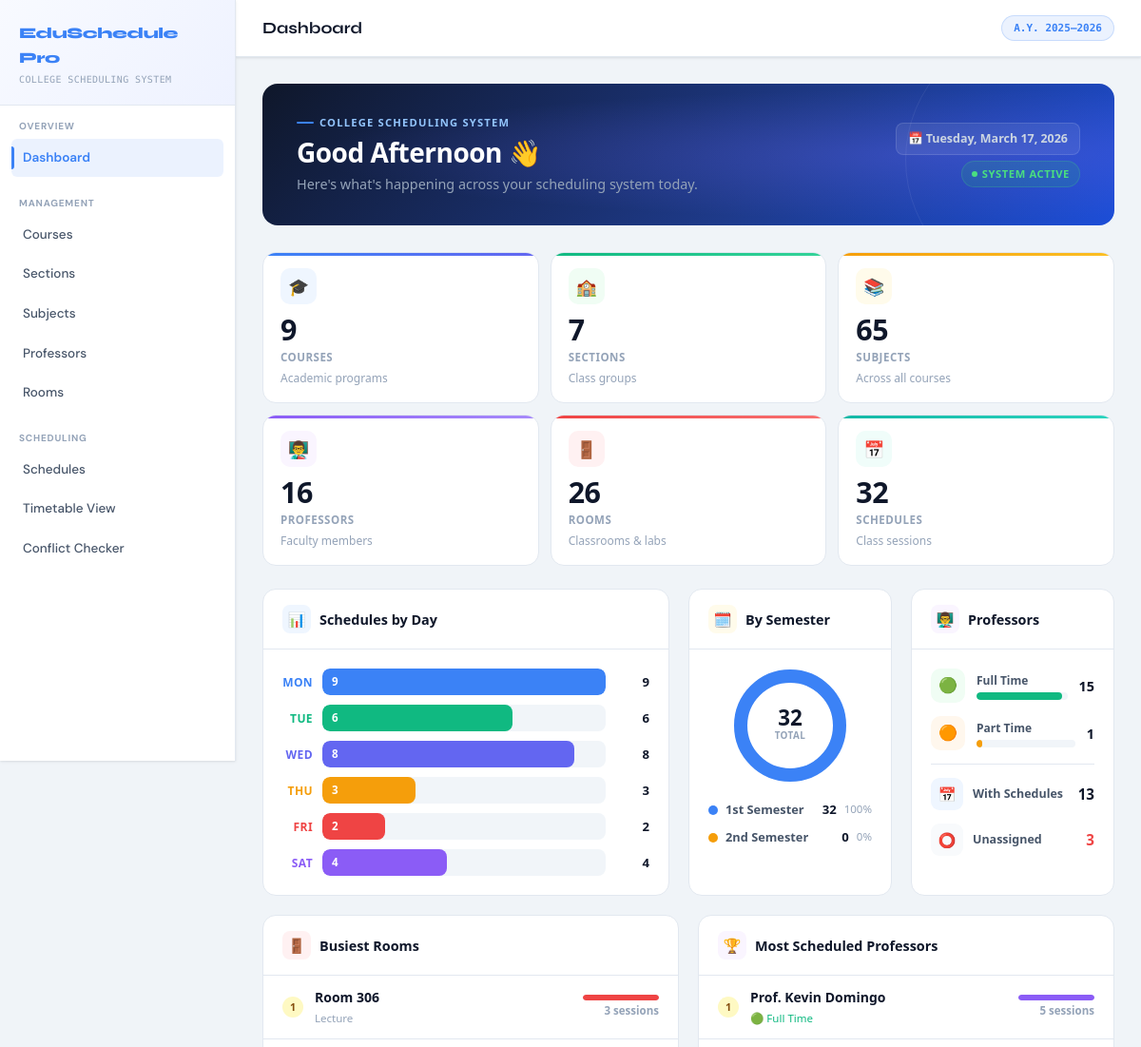
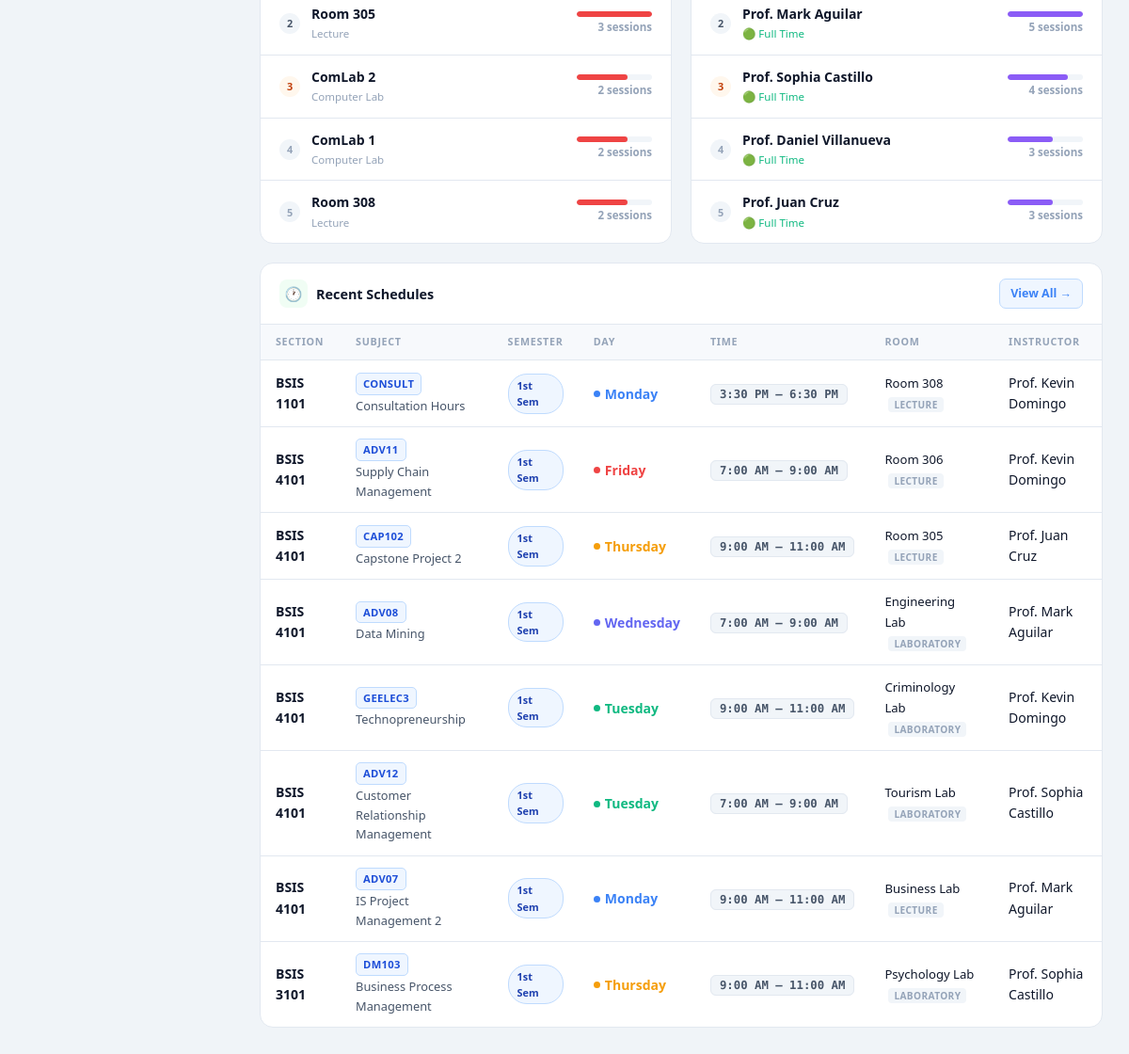
The page / on the database its author committed (2 pictures, top to bottom).
### tables this page shows
CREATE TABLE `schedules` (
  `id` int(11) NOT NULL,
  `section_id` int(11) NOT NULL,
  `subject_id` int(11) NOT NULL,
  `semester` enum('1st Semester','2nd Semester') NOT NULL,
  `day_code` enum('M','T','W','Th','F','Sa') NOT NULL,
  `start_time` time NOT NULL,
  `end_time` time NOT NULL,
  `room_id` int(11) NOT NULL,
  `professor_id` int(11) NOT NULL,
  `created_at` timestamp NOT NULL DEFAULT current_timestamp()
);

CREATE TABLE `sections` (
  `id` int(11) NOT NULL,
  `course_id` int(11) NOT NULL,
  `year_level` varchar(20) NOT NULL,
  `name` varchar(50) NOT NULL,
  `created_at` timestamp NOT NULL DEFAULT current_timestamp()
);

CREATE TABLE `subjects` (
  `id` int(11) NOT NULL,
  `course_id` int(11) DEFAULT NULL,
  `code` varchar(20) NOT NULL,
  `name` varchar(150) NOT NULL,
  `year_level` varchar(20) NOT NULL,
  `semester` enum('1st Semester','2nd Semester') NOT NULL,
  `units` tinyint(4) DEFAULT 3,
  `hours_week` tinyint(4) DEFAULT 3,
  `days_week` tinyint(4) DEFAULT 3,
  `professor_id` int(11) DEFAULT NULL,
  `subject_type` varchar(30) NOT NULL DEFAULT 'Regular',
  `created_at` timestamp NOT NULL DEFAULT current_timestamp()
);

CREATE TABLE `rooms` (
  `id` int(11) NOT NULL,
  `name` varchar(50) NOT NULL,
  `building` varchar(100) DEFAULT NULL,
  `capacity` int(11) DEFAULT 0,
  `room_type` enum('Lecture','Computer Lab','Gym','Laboratory','Auditorium') DEFAULT 'Lecture',
  `created_at` timestamp NOT NULL DEFAULT current_timestamp()
);

CREATE TABLE `professors` (
  `id` int(11) NOT NULL,
  `name` varchar(100) NOT NULL,
  `employee_id` varchar(30) DEFAULT NULL,
  `department` varchar(100) DEFAULT NULL,
  `specialization` varchar(150) DEFAULT NULL,
  `employment_type` varchar(20) NOT NULL DEFAULT 'Full Time',
  `created_at` timestamp NOT NULL DEFAULT current_timestamp()
);

### index.php (the view, shortened to what the rows shown need)
<?php
require_once __DIR__ . '/includes/config.php';
require_once __DIR__ . '/includes/header.php';
$db = getDB();
$recentSchedules = $db->query("
    SELECT sc.*, sec.name AS section_name, sub.code AS subject_code, sub.name AS subject_name,
           r.name AS room_name, r.room_type, p.name AS prof_name
    FROM schedules sc
    JOIN sections  sec ON sec.id = sc.section_id
    JOIN subjects  sub ON sub.id = sc.subject_id
    JOIN rooms     r   ON r.id   = sc.room_id
    JOIN professors p  ON p.id   = sc.professor_id
    ORDER BY sc.id DESC LIMIT 8
")->fetchAll();
$dayColors = ['M'=>'#3b82f6','T'=>'#10b981','W'=>'#6366f1','Th'=>'#f59e0b','F'=>'#ef4444','Sa'=>'#8b5cf6'];
?>
<div class="db">
  <div class="db-hero">
    <div class="db-hero-text">
      <h2>Good <?php
        $hr = (int)date('H');
        echo $hr < 12 ? 'Morning' : ($hr < 17 ? 'Afternoon' : 'Evening');
      ?> 👋</h2>
    </div>
  </div>
  <div class="db-panel">
    <?php if (empty($recentSchedules)): ?>
      <div class="db-empty">
        <span class="ei">📅</span>
        <p>No schedules yet. <a href="schedules.php" style="color:#3b82f6;font-weight:700;text-decoration:none">Add one now →</a></p>
      </div>
    <?php else: ?>
      <div style="overflow-x:auto">
        <table class="db-table">
          <thead>
            <tr>
              <th>Section</th>
              <th>Subject</th>
              <th>Semester</th>
              <th>Day</th>
              <th>Time</th>
              <th>Room</th>
              <th>Instructor</th>
            </tr>
          </thead>
          <tbody>
          <?php foreach ($recentSchedules as $r):
            $dc  = $r['day_code'];
            $clr = $dayColors[$dc] ?? '#64748b';
          ?>
          <tr>
            <td><span class="cell-section"><?= h($r['section_name']) ?></span></td>
            <td>
              <span class="sub-chip"><?= h($r['subject_code']) ?></span>
              <div class="sub-name"><?= h($r['subject_name']) ?></div>
            </td>
            <td>
              <span class="sem-pill <?= $r['semester']==='1st Semester'?'s1':'s2' ?>">
                <?= $r['semester']==='1st Semester'?'1st Sem':'2nd Sem' ?>
              </span>
            </td>
            <td>
              <div class="day-pill">
                <span class="day-dot" style="background:<?= $clr ?>"></span>
                <span style="color:<?= $clr ?>"><?= dayFull($dc) ?></span>
              </div>
            </td>
            <td><span class="time-mono"><?= formatTimeRange($r['start_time'],$r['end_time']) ?></span></td>
            <td>
              <span class="room-tag">
                <?= h($r['room_name']) ?>
                <?php if ($r['room_type']): ?>
                  <span class="room-type-badge"><?= h($r['room_type']) ?></span>
                <?php endif; ?>
              </span>
            </td>
            <td><span class="prof-name"><?= h($r['prof_name']) ?></span></td>
          </tr>
          <?php endforeach; ?>
          </tbody>
        </table>
      </div>
    <?php endif; ?>
  </div>
</div>
<?php require_once __DIR__ . '/includes/footer.php'; ?>

### rows shown on the page
schedules: section.name "BSIS 1101", subject.code "CONSULT", subject.name "Consultation Hours", semester "1st Sem", day_code "Monday", formatTimeRange($r['start_time'],$r['end_time']) "3:30 PM – 6:30 PM", room.name "Room 308", room.room_type "LECTURE", professor.name "Prof. Kevin Domingo"
schedules: section.name "BSIS 4101", subject.code "ADV11", subject.name "Supply Chain Management", semester "1st Sem", day_code "Friday", formatTimeRange($r['start_time'],$r['end_time']) "7:00 AM – 9:00 AM", room.name "Room 306", room.room_type "LECTURE", professor.name "Prof. Kevin Domingo"
schedules: section.name "BSIS 4101", subject.code "CAP102", subject.name "Capstone Project 2", semester "1st Sem", day_code "Thursday", formatTimeRange($r['start_time'],$r['end_time']) "9:00 AM – 11:00 AM", room.name "Room 305", room.room_type "LECTURE", professor.name "Prof. Juan Cruz"
schedules: section.name "BSIS 4101", subject.code "ADV08", subject.name "Data Mining", semester "1st Sem", day_code "Wednesday", formatTimeRange($r['start_time'],$r['end_time']) "7:00 AM – 9:00 AM", room.name "Engineering Lab", room.room_type "LABORATORY", professor.name "Prof. Mark Aguilar"
schedules: section.name "BSIS 4101", subject.code "GEELEC3", subject.name "Technopreneurship", semester "1st Sem", day_code "Tuesday", formatTimeRange($r['start_time'],$r['end_time']) "9:00 AM – 11:00 AM", room.name "Criminology Lab", room.room_type "LABORATORY", professor.name "Prof. Kevin Domingo"
schedules: section.name "BSIS 4101", subject.code "ADV12", subject.name "Customer Relationship Management", semester "1st Sem", day_code "Tuesday", formatTimeRange($r['start_time'],$r['end_time']) "7:00 AM – 9:00 AM", room.name "Tourism Lab", room.room_type "LABORATORY", professor.name "Prof. Sophia Castillo"
schedules: section.name "BSIS 4101", subject.code "ADV07", subject.name "IS Project Management 2", semester "1st Sem", day_code "Monday", formatTimeRange($r['start_time'],$r['end_time']) "9:00 AM – 11:00 AM", room.name "Business Lab", room.room_type "LECTURE", professor.name "Prof. Mark Aguilar"
schedules: section.name "BSIS 3101", subject.code "DM103", subject.name "Business Process Management", semester "1st Sem", day_code "Thursday", formatTimeRange($r['start_time'],$r['end_time']) "9:00 AM – 11:00 AM", room.name "Psychology Lab", room.room_type "LABORATORY", professor.name "Prof. Sophia Castillo"

### other values the page prints
APP_NAME "EduSchedule Pro"
$item['label'] "Dashboard"
$item['label'] "Courses"
$item['label'] "Sections"
$item['label'] "Subjects"
$item['label'] "Professors"
$item['label'] "Rooms"
$item['label'] "Schedules"
$item['label'] "Timetable View"
$item['label'] "Conflict Checker"
$pageTitle "Dashboard"
$s['icon'] "🎓"
$s['value'] "9"
$s['label'] "COURSES"
$s['sub'] "Academic programs"
